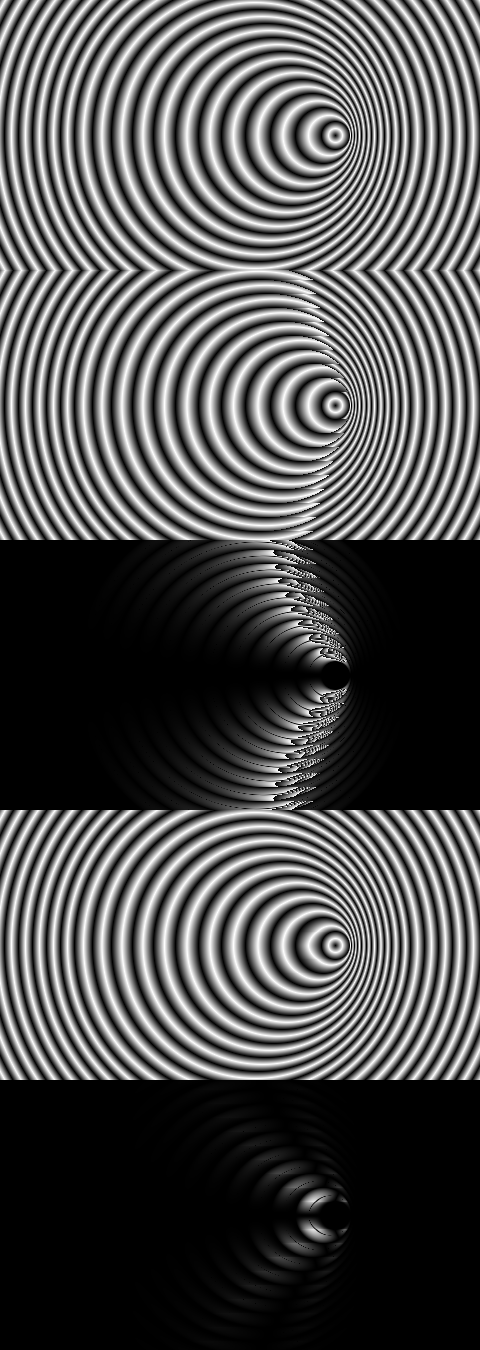
#> input picture programs/ron/cascade/approx_study.png, 480 x 1350 px, given in place of showcase_src.png, which was not available
$ python motion_test.py
#> lines starting #> are read from the running program, lines starting #| are printed output that depends on the picture; pictures that were not available may be replaced by others from this repository, and a replacement may not be noted
### programs/ron/livewire/lookdev/livewire_look.py
#!/usr/bin/env python3
"""LIVEWIRE look-dev model.

A numpy model of the LIVEWIRE pipeline, written to mirror the hardware
architecture rather than to be a free shader: one Sobel over a blended luma
pyramid, a 16-bin orientation, a decimated frame-recursive field, and eight
modes built from a shared primitive bank.  Everything here has a known cheap
HX4K implementation; nothing uses a frame buffer or a per-pixel divide that
isn't a small ROM.

Colour is authored in standard BT.601 10-bit YUV (Y 64..940, chroma centred
512) exactly as the VHDL will be, and converted to RGB only for the preview.
"""
import argparse
import numpy as np
from PIL import Image

# ----------------------------------------------------------------- constants
W_CELLS, H_CELLS = 128, 64          # field grid = 8192 words (power-of-2 addr)
FIELD_LEVELS = 31                   # 5-bit field word
Y_MIN, Y_MAX, Y_CAP = 64.0, 940.0, 768.0   # CLAUDE: cap drawn luma at ~768
CH = 512.0                          # chroma centre


# ------------------------------------------------------------------- helpers
def ramp(x, a, b):
    return np.clip((x - a) / max(b - a, 1e-6), 0.0, 1.0)


def blur121(a):
    """separable [1 2 1]/4 in both axes -- the window's L1 level."""
    p = np.pad(a, 1, mode="edge")
    h = (p[:, :-2] + 2.0 * p[:, 1:-1] + p[:, 2:]) * 0.25
    v = (h[:-2, :] + 2.0 * h[1:-1, :] + h[2:, :]) * 0.25
    return v


def sobel(a):
    p = np.pad(a, 1, mode="edge")
    gx = (p[:-2, 2:] + 2.0 * p[1:-1, 2:] + p[2:, 2:]
          - p[:-2, :-2] - 2.0 * p[1:-1, :-2] - p[2:, :-2])
    gy = (p[2:, :-2] + 2.0 * p[2:, 1:-1] + p[2:, 2:]
          - p[:-2, :-2] - 2.0 * p[:-2, 1:-1] - p[:-2, 2:])
    return gx, gy


def octagonal(gx, gy):
    """max(|a|,|b|) + min(|a|,|b|)/2 -- isotropic, adds and shifts only."""
    a, b = np.abs(gx), np.abs(gy)
    return np.maximum(a, b) + 0.5 * np.minimum(a, b)


def coarse_causal(a, hw, vh):
    """The coarse level as the RASTER can actually build it.

    Horizontally symmetric (the whole line is in hand), vertically CAUSAL --
    a symmetric vertical blur of radius R needs R lines of lookahead, and
    delaying the picture by R lines would cost R full-res line buffers the
    part does not have.  So the vertical box covers rows y-vh+1..y and its
    centroid sits ~vh/2 lines ABOVE the pixel: coarse features are offset
    upward by that much.  This function exists to show what that costs.
    """
    c = np.cumsum(np.pad(a, ((0, 0), (hw, hw)), mode="edge"), axis=1)
    h = (c[:, 2 * hw:] - c[:, :-2 * hw]) / (2 * hw)
    c2 = np.cumsum(np.pad(h, ((vh, 0), (0, 0)), mode="edge"), axis=0)
    return (c2[vh:, :] - c2[:-vh, :]) / vh


def cell_dims(H, W):
    return -(-H // H_CELLS), -(-W // W_CELLS)      # ceil


def cell_reduce(a, how="max"):
    H, W = a.shape
    ch, cw = cell_dims(H, W)
    pad = np.pad(a, ((0, H_CELLS * ch - H), (0, W_CELLS * cw - W)), mode="edge")
    r = pad.reshape(H_CELLS, ch, W_CELLS, cw)
    return r.max(axis=(1, 3)) if how == "max" else r.mean(axis=(1, 3))


def upsample(field, H, W):
    """bilinear from the cell grid -- lerp weights are just the low bits of x,y."""
    ch, cw = cell_dims(H, W)
    ux = np.arange(W) / cw - 0.5
    uy = np.arange(H) / ch - 0.5
    i0 = np.clip(np.floor(ux).astype(int), 0, W_CELLS - 1)
    j0 = np.clip(np.floor(uy).astype(int), 0, H_CELLS - 1)
    i1 = np.clip(i0 + 1, 0, W_CELLS - 1)
    j1 = np.clip(j0 + 1, 0, H_CELLS - 1)
    tx = np.clip(ux - np.floor(ux), 0, 1)[None, :]
    ty = np.clip(uy - np.floor(uy), 0, 1)[:, None]
    a = field[np.ix_(j0, i0)]
    b = field[np.ix_(j0, i1)]
    c = field[np.ix_(j1, i0)]
    d = field[np.ix_(j1, i1)]
    return (a * (1 - tx) + b * tx) * (1 - ty) + (c * (1 - tx) + d * tx) * ty


def shift(f, dy, dx):
    out = np.zeros_like(f)
    ys = slice(max(dy, 0), H_CELLS + min(dy, 0))
    xs = slice(max(dx, 0), W_CELLS + min(dx, 0))
    yd = slice(max(-dy, 0), H_CELLS + min(-dy, 0))
    xd = slice(max(-dx, 0), W_CELLS + min(-dx, 0))
    out[ys, xs] = f[yd, xd]
    return out


def field_step(F, inject, spread, persist):
    """exactly one frame of the recursion -- this is the hardware's per-frame work."""
    n = np.maximum.reduce([shift(F, 1, 0), shift(F, -1, 0),
                           shift(F, 0, 1), shift(F, 0, -1)])
    F = np.maximum(inject, np.maximum(spread * n, persist * F))
    return np.round(F * FIELD_LEVELS) / FIELD_LEVELS


# [19 lines left out: function field_settle, not called in this run]


def hash2(xi, yi, salt):
    h = (xi.astype(np.int64) * 374761393 + yi.astype(np.int64) * 668265263
         + salt * 2654435761)
    h = (h ^ (h >> 13)) * 1274126177
    h = h ^ (h >> 16)
    return (h & 0xFFFF) / 65535.0


# ------------------------------------------------------------------- colour
# [4 lines left out: function hue_uv, not called in this run]


def uv_of(rgb, sat=1.0):
    """(U,V) for a named colour, at a fraction of its natural saturation."""
    r, g, b = rgb
    y = 0.299 * r + 0.587 * g + 0.114 * b
    return CH + 896.0 * (b - y) / 1.772 * sat, CH + 896.0 * (r - y) / 1.402 * sat


PAL = dict(
    cyan=(0.35, 1.0, 1.0), violet=(0.62, 0.30, 1.0), magenta=(1.0, 0.25, 0.85),
    white=(1.0, 1.0, 1.0), amber=(1.0, 0.62, 0.10), red=(1.0, 0.10, 0.10),
    green=(0.25, 1.0, 0.35), blue=(0.20, 0.45, 1.0), pink=(1.0, 0.42, 0.72),
    sepia=(0.42, 0.26, 0.12), indigo=(0.16, 0.18, 0.52), black=(0.1, 0.1, 0.1),
    copper=(1.0, 0.55, 0.32), brass=(1.0, 0.80, 0.36), steel=(0.86, 0.90, 1.0),
    gold=(1.0, 0.78, 0.22), paper=(1.0, 0.985, 0.94),
)


def pal_lerp(names, t, sat=1.0):
    """continuous K6 walk along a list of named colours."""
    t = float(np.clip(t, 0, 0.999)) * (len(names) - 1)
    i = int(t)
    a = np.array(PAL[names[i]])
    b = np.array(PAL[names[min(i + 1, len(names) - 1)]])
    return uv_of(tuple(a + (b - a) * (t - i)), sat)


def yuv_to_rgb(Y, U, V):
    y = (Y - 64.0) / 876.0
    cb = (U - 512.0) / 896.0
    cr = (V - 512.0) / 896.0
    r = y + 1.402 * cr
    g = y - 0.344136 * cb - 0.714136 * cr
    b = y + 1.772 * cb
    return np.clip(np.stack([r, g, b], -1), 0, 1)


def rgb_to_yuv10(rgb):
    r, g, b = rgb[..., 0], rgb[..., 1], rgb[..., 2]
    y = 0.299 * r + 0.587 * g + 0.114 * b
    cb = (b - y) / 1.772
    cr = (r - y) / 1.402
    return 64.0 + 876.0 * y, 512.0 + 896.0 * cb, 512.0 + 896.0 * cr


class Layer:
    """alpha-over on chroma, additive-with-clamp on luma -- the compose stage."""

    def __init__(self, Y, U, V):
        self.Y, self.U, self.V = Y, U, V

    def over(self, a, Y, U, V, additive=False):
        a = np.clip(a, 0, 1)
        if additive:
            self.Y = np.minimum(self.Y + a * (Y - Y_MIN), Y_CAP)
        else:
            self.Y = self.Y * (1 - a) + Y * a
        self.U = self.U * (1 - a) + U * a
        self.V = self.V * (1 - a) + V * a
        return self

    def rgb(self):
        return yuv_to_rgb(np.clip(self.Y, Y_MIN, Y_MAX), self.U, self.V)


# --------------------------------------------------------------- parameters
class P:
    """One control snapshot.  Knob/switch names are the panel names."""

    def __init__(self, mode=0, scale=0.5, thresh=0.5, material=0.5, light=0.5,
                 colour=0.5, emerge=0.6, invert=False, interior_video=False,
                 single_pol=False, spectral_overlay=False, persist=0.0):
        self.mode, self.scale, self.thresh = mode, scale, thresh
        self.material, self.light, self.colour = material, light, colour
        self.emerge = emerge
        self.invert, self.interior_video = invert, interior_video
        self.single_pol, self.spectral_overlay = single_pol, spectral_overlay
        self.persist = persist
        self.scale_bias = MODE_SCALE[mode] if mode < len(MODE_SCALE) else 0.5

    # --- EMERGE -> the derived per-frame constants every mode reads
    @property
    def d(self):
        e = self.emerge
        return dict(
            # threshold: silhouettes only at the bottom, everything by 60%
            # the first quarter of the sweep drops the threshold fast enough that
            # the strongest silhouettes are already drawing at ~12%
            thr=(0.105 + 0.450 * (1 - self.thresh))
                * (1 - 0.55 * ramp(e, 0.03, 0.25) - 0.36 * ramp(e, 0.25, 0.70)) + 0.014,
            # coarse bias: EMERGE forces coarse scale early, releases to K2
            scale=np.clip(self.scale_bias + 0.9 * (self.scale - 0.5)
                          + (1 - ramp(e, 0.05, 0.45)), 0, 1),
            # weight and spread, with overdrive past 75%
            weight=(0.25 + 0.75 * self.material) * (0.45 + 0.55 * ramp(e, 0.25, 0.78))
                   * (1.0 + 2.2 * ramp(e, 0.75, 1.0)),
            spread=np.clip((0.34 + 0.30 * self.material) + 0.22 * ramp(e, 0.30, 1.0), 0, 0.90),
            interior=ramp(e, 0.22, 0.55),
            over=ramp(e, 0.75, 1.0),
            # EMERGE 0 must be bit-exact dry video: one final lerp, dry at t=0
            wet=ramp(e, 0.0, 0.05),
        )


# ------------------------------------------------------------- core features
def features(img_rgb, p):
    Y10, U10, V10 = rgb_to_yuv10(img_rgb)
    y8 = np.clip((Y10 - 64.0) * (255.0 / 876.0), 0, 255)
    H, W = y8.shape
    d = p.d

    # --- SCALE: a luma pyramid blended BEFORE one Sobel
    L0 = y8
    L1 = blur121(y8)
    L2 = coarse_causal(L1, 8, 16) if COARSE_CAUSAL else \
        upsample(cell_reduce(blur121(L1), "mean"), H, W)
    s = d["scale"] * 2.0
    if s <= 1.0:
        Ls = L0 * (1 - s) + L1 * s
    else:
        Ls = L1 * (2 - s) + L2 * (s - 1)

    gx, gy = sobel(Ls)
    # blurring the source shrinks its gradient, so each scale carries a
    # normalising gain (a per-frame shift on hardware) -- SCALE then changes
    # WHICH structures are seen, not how strong the edges are
    sgain = 1.0 + 3.4 * d["scale"] ** 1.3
    mag = octagonal(gx, gy) / 1020.0 * sgain
    ang = np.arctan2(gy, gx) / (2 * np.pi) % 1.0        # 0..1 turns, signed = polarity
    bin16 = np.floor(ang * 16 + 0.5).astype(int) % 16
    angq = bin16 / 16.0

    # fine and coarse magnitudes for corner/detail decisions
    fgx, fgy = sobel(L0)
    # the coarse gradient is taken BETWEEN CELLS and then interpolated -- taking
    # it from the upsampled luma instead facets every coarse edge into stair steps
    if COARSE_CAUSAL:
        cgx, cgy = sobel(L2)
        cgx, cgy = cgx * 7.0, cgy * 7.0      # per-pixel slope of a wide blur
    else:
        cellL = cell_reduce(blur121(L1), "mean")
        cgx = upsample(sobel(cellL)[0], H, W)
        cgy = upsample(sobel(cellL)[1], H, W)
    mag_f = octagonal(fgx, fgy) / 1020.0 * 0.85
    mag_c = octagonal(cgx, cgy) / 1020.0 * 0.95

    # --- polarity: S3 keeps one half of the wheel
    pol_gate = np.ones_like(mag)
    if p.single_pol:
        pol_gate = np.clip(0.15 + 1.6 * np.maximum(np.cos(2 * np.pi * (ang - p.light)), 0), 0, 1)

    # --- the soft alpha ramp: continuous magnitude IS the anti-aliasing
    thr = d["thr"]
    # WEIGHT thickens lines by moving the base threshold down (lagoon), and
    # every band of the material is expressed as a MULTIPLE of that threshold:
    # k=0.6 outer glow, k=1 body, k=3 core.  aa is the soft AA shoulder.
    thr_w = np.maximum(thr * (1.30 - 0.80 * np.clip(d["weight"], 0, 1.3)), 0.010)

    def edge_alpha(k=1.0, aa=0.55, src=None):
        m = mag if src is None else src
        t = thr_w * k
        return np.clip((m - t) / (aa * t), 0, 1) * pol_gate

    # --- the field: injected per cell, diffused a cell per frame, decayed
    fthr, fspr = MODE_FIELD[p.mode]
    inj = cell_reduce(np.clip((mag_c - thr * fthr) / max(thr * 1.6, 1e-3), 0, 1))
    # PERSIST does not ADD to the halo -- it changes what the field IS.  With
    # persistence on, neighbour coupling is cut back and the cell's own history
    # takes over, so the glow tightens and a comet wake appears behind motion.
    # (Both terms feed the same max, so a big halo would simply swallow a wake.)
    persist = 0.93 * p.persist
    spr = float(np.clip(d["spread"] + fspr, 0.2, 0.94)) * (1.0 - 0.45 * p.persist)
    st = getattr(p, "field_state", None)
    if st is None:                       # a still: settle to the steady state
        F = field_settle(inj, spr, persist)
    else:                                # a moving sequence: one frame per call
        F = field_step(st, inj, spr, persist)
        p.field_state = F
    fu = np.clip(upsample(F, H, W), 0, 1)

    inj_up = np.clip(upsample(inj, H, W), 0, 1)
    ch_, cw_ = cell_dims(H, W)
    cgx_c = cell_reduce(gx, "mean")
    cgy_c = cell_reduce(gy, "mean")
    cmag = np.repeat(np.repeat(octagonal(cgx_c, cgy_c) / 1020.0 * 4.4,
                               ch_, axis=0), cw_, axis=1)[:H, :W]
    cang = np.repeat(np.repeat(
        (np.arctan2(cgy_c, cgx_c) / (2 * np.pi)) % 1.0,
        cell_dims(H, W)[0], axis=0), cell_dims(H, W)[1], axis=1)[:H, :W]
    sang = (np.arctan2(cgy, cgx) / (2 * np.pi)) % 1.0        # smooth form angle
    cu = np.clip(upsample(cell_reduce(U10, "mean"), H, W), 0, 1023)
    cv = np.clip(upsample(cell_reduce(V10, "mean"), H, W), 0, 1023)
    gpx = octagonal(*sobel(L1)) / 1020.0
    return dict(S=W / 1920.0, inj_up=inj_up, cmag=cmag, sang=sang, gpx=gpx, cang=cang, cu=cu, cv=cv,
                H=H, W=W, y8=y8, L1=L1, L2=L2, Y10=Y10, U10=U10, V10=V10,
                gx=gx, gy=gy, mag=mag, mag_f=mag_f, mag_c=mag_c, ang=ang,
                angq=angq, bin16=bin16, edge_alpha=edge_alpha, thr=thr, thr_w=thr_w,
                F=F, fu=fu, d=d, pol_gate=pol_gate)


def coords(f):
    yy, xx = np.mgrid[0:f["H"], 0:f["W"]]
    return xx.astype(np.float64), yy.astype(np.float64)


COARSE_CAUSAL = True          # model the raster's real vertical asymmetry
MODE_SCALE = [0.54, 0.62, 0.90, 0.46, 0.86, 0.34, 0.58, 0.80]   # native scale per mode
# per mode: (inject threshold multiplier, spread bonus) -- a bloom needs room,
# so the modes with big halos inject only from the strong, coarse boundaries
MODE_FIELD = [(3.2, 0.14), (2.0, -0.12), (3.6, 0.22), (2.2, -0.06),
              (2.4, -0.12), (3.0, 0.08), (2.8, 0.00), (2.4, -0.06)]


def ground(f, p, Yg, Ug, Vg):
    """interior: video (S2 / low EMERGE) crossfading to the mode's native fill."""
    m = f["d"]["interior"]
    if p.interior_video:
        # video shows through the material, tinted toward the mode's ground
        Yv = f["Y10"] * (0.45 + 0.55 * (1 - m))
        Uv = f["U10"] * 0.65 + Ug * 0.35
        Vv = f["V10"] * 0.65 + Vg * 0.35
        return Layer(Yv, Uv, Vv)
    Y = f["Y10"] * (1 - m) + Yg * m
    U = f["U10"] * (1 - m) + Ug * m
    V = f["V10"] * (1 - m) + Vg * m
    return Layer(Y, U, V)


# -------------------------------------------------------------------- modes
def m_neon(f, p):
    d, S = f["d"], f["S"]
    tubes = ["cyan", "blue", "violet", "magenta", "pink", "red", "amber", "green"]
    Ub, Vb = pal_lerp(tubes, p.colour, 1.0)          # tube body
    Uh, Vh = pal_lerp(tubes, (p.colour + 0.14) % 1.0, 0.85)   # halo, separable
    Uc, Vc = uv_of(PAL["white"], 1.0)                # core, white hot
    L = ground(f, p, Y_MIN + 6, CH, CH)

    xx, yy = coords(f)
    cellh = hash2((xx / (15 * S)).astype(int), (yy / (17 * S)).astype(int), 7 + p.frame)
    fine_ratio = np.clip(f["mag_f"] / (f["mag_c"] + 0.03), 0, 1)
    flick = 1.0 - (0.10 + 0.45 * p.light) * fine_ratio * cellh   # bad transformer

    body = f["edge_alpha"](1.0, 0.55) * flick                # saturated gas body
    core = f["edge_alpha"](3.0 * (1 + 3.0 * d["over"]), 1.30) * flick   # filament
    glow = f["edge_alpha"](0.55, 1.60) * 0.40                # tight near-glow
    halo = np.clip(f["fu"] - 0.55 * f["inj_up"], 0, 1)       # far halo, outside
    halo = np.clip(halo ** (2.2 - 1.0 * p.material) * (1.5 + 1.5 * d["over"]), 0, 1)

    L.over(np.clip(f["fu"] ** 3.0, 0, 1) * 0.30, Y_MIN + 210, Uh, Vh, additive=True)
    L.over(halo * 0.70, Y_MIN + 330, Uh, Vh, additive=True)
    L.over(glow, Y_MIN + 330, Uh, Vh, additive=True)
    L.over(body, Y_MIN + 470, Ub, Vb, additive=True)
    L.over(core * (1 - 0.35 * d["over"]), Y_MIN + 250, Uc, Vc, additive=True)
    return L


# [32 lines left out: function m_burin, not called in this run]


def m_kirlian(f, p):
    d, S = f["d"], f["S"]
    xx, yy = coords(f)
    # filaments run outward along the normal: stripes in the tangent coordinate,
    # each stripe given its own length by a hash (branching, not glow)
    a = f["sang"] * 2 * np.pi
    q = (-xx * np.sin(a) + yy * np.cos(a))
    period = (6.0 + 14.0 * (1 - p.light)) * S
    sidx = np.floor(q / period).astype(int)
    ramp_q = np.abs((q / period) % 1.0 - 0.5) * 2.0
    branch = hash2(sidx, np.zeros_like(sidx), 3)
    reach = hash2(sidx, np.ones_like(sidx), 9)                 # per-filament length
    fil = np.clip((0.92 - ramp_q) * 3.4, 0, 1) * (0.10 + 1.35 * branch)
    # a filament dies at its own distance from the source: the field value is a
    # proxy for distance, so gate each stripe on its own threshold
    fil = fil * np.clip((f["fu"] - 0.18 * reach) * 4.0, 0, 1)

    corner = np.clip(f["mag_f"] * f["mag_c"] * 26.0, 0, 1)
    out = np.clip(f["fu"] - 0.45 * f["inj_up"], 0, 1)
    disc = np.clip(out ** (1.25 - 0.45 * p.material), 0, 1) * fil
    disc = np.clip(disc * (1.5 + 1.4 * corner + 1.6 * d["over"]), 0, 1)
    src = np.maximum(f["edge_alpha"](1.0, 0.7, src=f["mag_c"]),
                     f["edge_alpha"](2.6, 0.9) * 0.55)

    Uv_, Vv_ = pal_lerp(["violet", "magenta", "blue"], p.colour, 0.95)
    Uc_, Vc_ = pal_lerp(["cyan", "blue", "green"], p.colour, 0.85)
    Uw_, Vw_ = uv_of(PAL["white"], 1.0)
    L = ground(f, p, Y_MIN + 4, CH, CH)
    if not p.interior_video:
        L.Y = np.minimum(L.Y, Y_MIN + 12 + 120 * (1 - d["interior"]))
    L.over(disc * 1.0, Y_MIN + 300, Uv_, Vv_, additive=True)
    L.over(np.clip(disc - 0.30, 0, 1) * 1.6, Y_MIN + 420, Uc_, Vc_, additive=True)
    L.over(np.clip(disc - 0.72, 0, 1) * 3.0, Y_MIN + 560, Uw_, Vw_, additive=True)
    L.over(src * 0.85, Y_MIN + 640, Uc_ * 0.35 + CH * 0.65, Vc_ * 0.35 + CH * 0.65,
           additive=True)
    return L


METALS = ["copper", "brass", "steel", "gold"]


# [15 lines left out: function m_relief, not called in this run]


HYPSO = [((0.08, 0.20, 0.55), 210), ((0.13, 0.42, 0.62), 330),
         ((0.30, 0.55, 0.35), 450), ((0.62, 0.66, 0.32), 560),
         ((0.76, 0.60, 0.36), 650), ((0.80, 0.72, 0.62), 760),
         ((1.00, 1.00, 1.00), 890)]


# [86 lines left out: functions m_contour, m_cel, m_spectral, m_ink, not called in this run]


MODES = [("NEON", m_neon), ("BURIN", m_burin), ("KIRLIAN", m_kirlian),
         ("RELIEF", m_relief), ("CONTOUR", m_contour), ("SPECTRAL", m_spectral),
         ("INK", m_ink), ("CEL", m_cel)]


# ------------------------------------------------------------------- render
def render(img_rgb, p, frame=0):
    p.frame = frame
    f = features(img_rgb, p)
    L = MODES[p.mode][1](f, p)
    if p.spectral_overlay:
        hu = (f["angq"] + p.colour) % 1.0
        U, V = hue_uv(hu, 0.95)
        L.over(f["edge_alpha"](1.0, 0.6) * 0.75, np.minimum(L.Y + 120, Y_CAP), U, V)
    w = f["d"]["wet"]
    if w < 1.0:                       # exact dry at EMERGE 0 (turpentine lerp)
        L.Y = f["Y10"] * (1 - w) + L.Y * w
        L.U = f["U10"] * (1 - w) + L.U * w
        L.V = f["V10"] * (1 - w) + L.V * w
    if p.invert:
        L.Y = Y_MIN + Y_MAX - np.clip(L.Y, Y_MIN, Y_MAX)
        L.U = 2 * CH - L.U
        L.V = 2 * CH - L.V
    return (L.rgb() * 255).astype(np.uint8)


def load(path, scale=1.0):
#> called with path = '/home/ron/showcase_src.png', scale = 0.5
    im = Image.open(path).convert("RGB")
    if scale != 1.0:
        im = im.resize((int(im.width * scale), int(im.height * scale)), Image.LANCZOS)
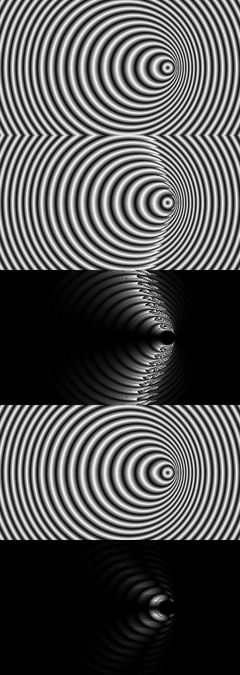
#> im: PIL image 240x675 RGB; min 0, max 255, mean 80.7
    return np.asarray(im).astype(np.float64) / 255.0


def sheet(tiles, cols, out, tw=640):
    ims = []
    for label, arr in tiles:
        im = Image.fromarray(arr)
        im = im.resize((tw, int(tw * im.height / im.width)), Image.LANCZOS)
        ims.append((label, im))
    w, h = ims[0][1].size
    rows = -(-len(ims) // cols)
    canvas = Image.new("RGB", (cols * w, rows * (h + 22)), (16, 16, 18))
    from PIL import ImageDraw
    dr = ImageDraw.Draw(canvas)
    for i, (label, im) in enumerate(ims):
        x, y = (i % cols) * w, (i // cols) * (h + 22)
        canvas.paste(im, (x, y + 22))
        dr.text((x + 6, y + 6), label, fill=(230, 230, 235))
    canvas.save(out)
    print("wrote", out, canvas.size)


# [25 lines that do not run on import are left out]

### programs/ron/livewire/lookdev/motion_test.py
#!/usr/bin/env python3
"""Does the frame-recursive field behave under motion?

Pans the source across the frame one frame at a time, running the field
recursion exactly as the hardware would (one diffusion step per frame), and
renders the last frame with PERSIST off and on.  This is the test that decides
whether the K8 / bleed persistence approach is worth the BRAM.
"""
import sys, os
sys.path.insert(0, os.path.dirname(__file__))
import numpy as np
import livewire_look as lw

img = lw.load('/home/ron/showcase_src.png', 0.5)
FR = 26
SPD = 16          # px/frame at 960 wide == 32 px/frame at HD == a fast pan


def panned(k):
    return np.roll(img, int((k - FR // 2) * SPD), axis=1)


out = []
for persist, label in ((0.0, "PERSIST 0"), (0.55, "PERSIST 50%"), (0.95, "PERSIST max")):
    for mode, mname in ((0, "NEON"), (2, "KIRLIAN")):
        p = lw.P(mode=mode, emerge=0.62, thresh=0.55, colour=0.15, persist=persist)
        p.field_state = np.zeros((lw.H_CELLS, lw.W_CELLS))
        for k in range(FR):
            frame = lw.render(panned(k), p, frame=k)
        out.append((f"{mname}  {label}", frame))
#> this loop made 3 passes
#> pass 1, in rgb_to_yuv10, `r, g, b = rgb[..., 0], rgb[..., 1], rgb[..., 2]`:
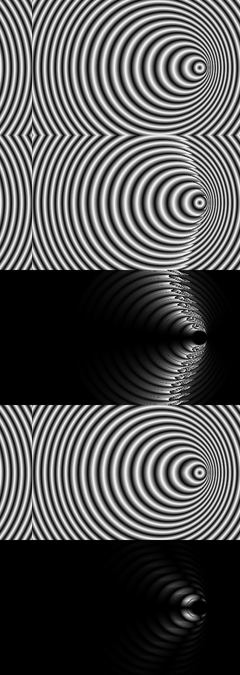
#> r: shape (675, 240) float64; min 0, max 1, mean 0.316
#> pass 1, in rgb_to_yuv10, `cb = (b - y) / 1.772`:
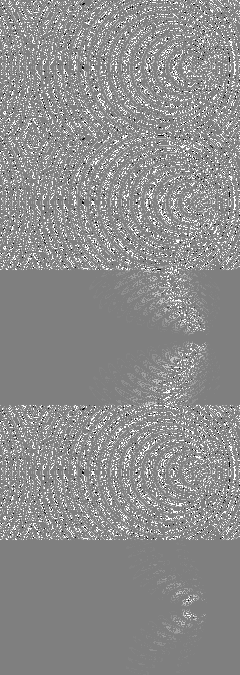
#> cb: shape (675, 240) float64; min -6.27e-17, max 6.27e-17, mean 7.17e-18; drawn with min black and max white
lw.sheet(out, 2, "/home/ron/livewire_work/motion.png", tw=760)
#> the loop in sheet, `for label, arr in tiles:` made 6 passes
#> pass 1, in sheet, `im = Image.fromarray(arr)`:
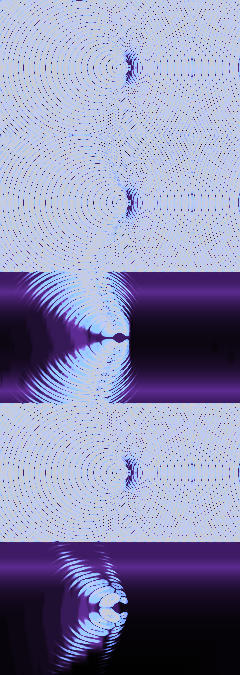
#> im: PIL image 240x675 RGB; mean R, G, B 139.2, 139.2, 174.8
#> pass 1, in sheet, `im = im.resize((tw, int(tw * im.height / im.width)), Image.LANCZOS)`:
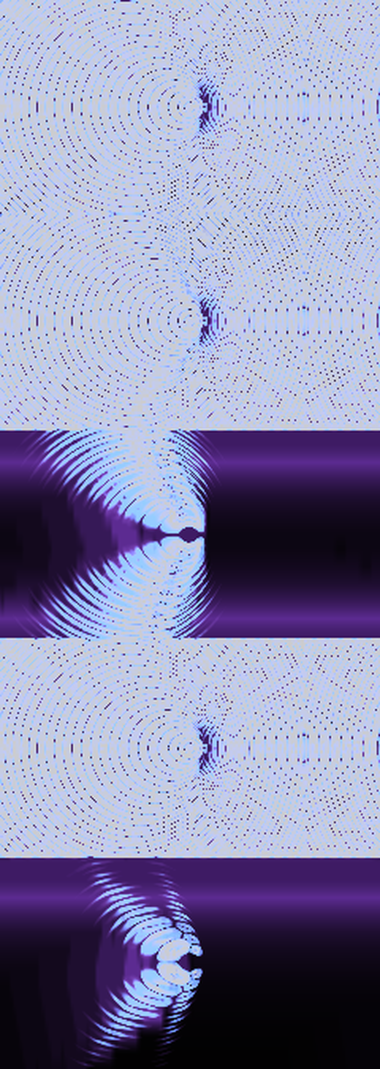
#> im: PIL image 760x2137 RGB (shown at 1/2 size); mean R, G, B 139.2, 139.2, 174.4
#> the loop in sheet, `for i, (label, im) in enumerate(ims):` made 6 passes
#> label on passes 1 to 6: 'NEON  PERSIST 0', 'KIRLIAN  PERSIST 0', 'NEON  PERSIST 50%', 'KIRLIAN  PERSIST 50%', 'NEON  PERSIST max', 'KIRLIAN  PERSIST max'
#> (the rest of the program and of its run is left out)
